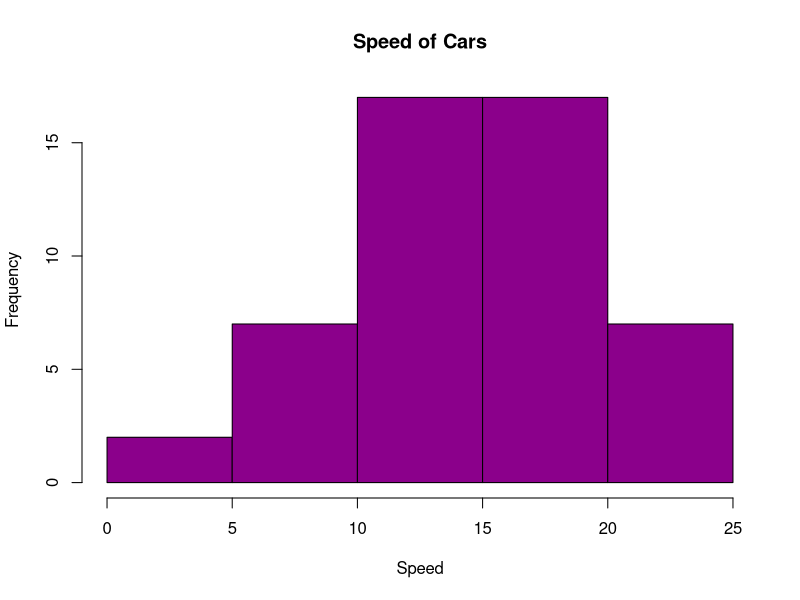
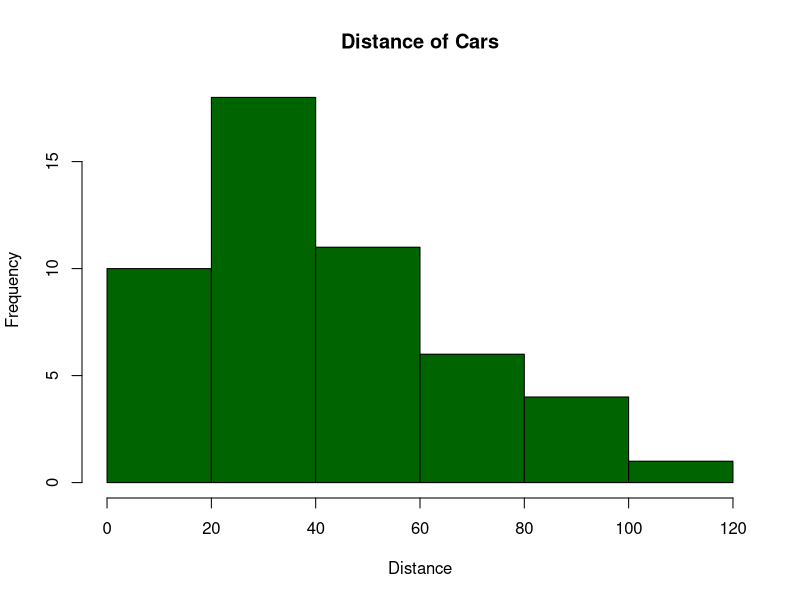
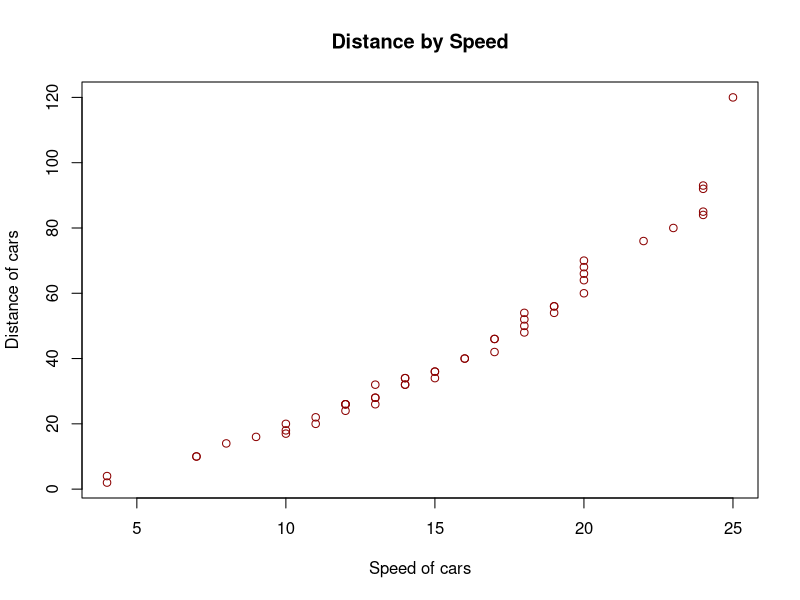
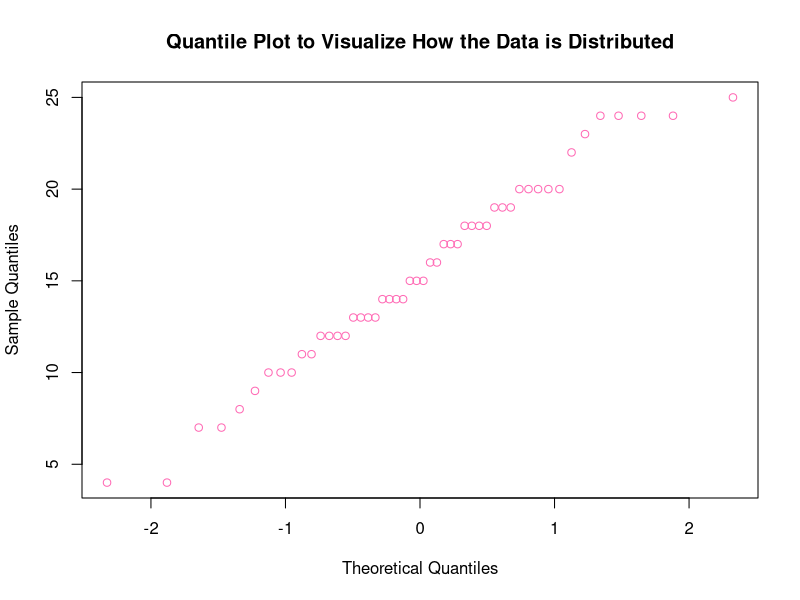

R code for these plots, in order:
library(readr)
cars<- read_csv("cars.csv")

#Getting to know the data set.
attributes(cars)#Lists your attributes within the data set.
summary(cars) #Prints the min, max, mean, median, and quartiles of each attribute.
str(cars) #Displays the structure of your data set.
names(cars) #Names your attributes within your data set.
cars$`speed of car` #Will print out the instances within that particular column in your data set.
cars$'distance of car'
#Plotting
#Histogram plot
hist(cars$'speed of car',
     main="Speed of Cars",
     xlab="Speed",
     col="darkmagenta") 
hist(cars$`distance of car`,
     main="Distance of Cars",
     xlab="Distance",
     col="darkgreen")
#Scatter plot
plot(cars$`speed of car`,cars$`distance of car`,
     main="Distance by Speed",
     ylab="Distance of cars",
     xlab="Speed of cars",
     col="darkred")
#Normal Quantile plot - to see if the data is normally distributed
qqnorm(cars$`speed of car`,
       main="Quantile Plot to Visualize How the Data is Distributed",
       col="hotpink")
#How to change datatypes in R
#DatasetName$ColumnName<-as.tpeofdata(DatasetName$ColumnName)
cars$`name of car`<- as.factor(cars$`name of car`)
class(cars$`name of car`) # Check type
str(cars)
is.character(cars$"name of car")
is.factor(cars$"name of car")
is.logical(cars$"name of car")
is.numeric(cars$"name of car")
is.integer(cars$"name of car")
sapply(cars, class)
cars$"name of car"
#Rename attributes/columns in the dataset
names(cars)<-c("Make","Speed","Distance")
#Check for missing values
summary(cars) #Counts how many NA's are present
is.na(cars) #Show the NA's through logical data (True if it's Missing, False if not)

###Remove any observations containing missing data. 
##(If the missing data is less than 10% of the total data and only after comparing 
##the min/max of all the features both with and without the missing data.)

#na.omit(DatasetName$ColumnName#Drops any rows with missing values and omits them forever.
#na.exclude(DatasetName$ColumnName)#Drops any rows with missing values, but keeps track of where they were.

#Replace the missing values with the mean, which is common technique, but something 
#to use with care with as it can skew the data.
#DatasetName$ColumnName[is.na(DatasetName$ColumnName)]<-mean(DatasetName$ColumnName,na.rm = TRUE)

#Creating Testing and Training Sets

set.seed(123) #using 123 is a common value, use the same seed number throughout modeling

#Split the data into training and test sets for modeling
#Common splitting is 70/30, training/test respectively.  Also 80/20 is a common split
trainSize<-round(nrow(cars)*0.7)
testSize<-nrow(cars)-trainSize
#Verify how many instances will be in each set
trainSize
testSize

#Create the training and test sets; sets should be in randomized order to create the most optimal model
training_indices<-sample(seq_len(nrow(cars)),size=trainSize)
trainSet<-cars[training_indices,]
testSet<-cars[-training_indices,]

#Linear Regression Model using the linear model function

cars_lm<- lm(Distance~ Speed, trainSet)
summary(cars_lm) #Multiple R-squared- How well the regression line fits the data (1 means it’s a perfect fit).
#p-value - Tells you how much the Independent Variable/Predictor affects the Dependent Variable/Response/. 
#A p-value of more than 0.05 means the Independent Variable has no effect on the Dependent Variable; 
#less than 0.05 means the relationship is statistically significant.

#Predictions - predict the distance through the speed of the cars

cars_pred<- predict(cars_lm,testSet)
cars_pred #view predictions

